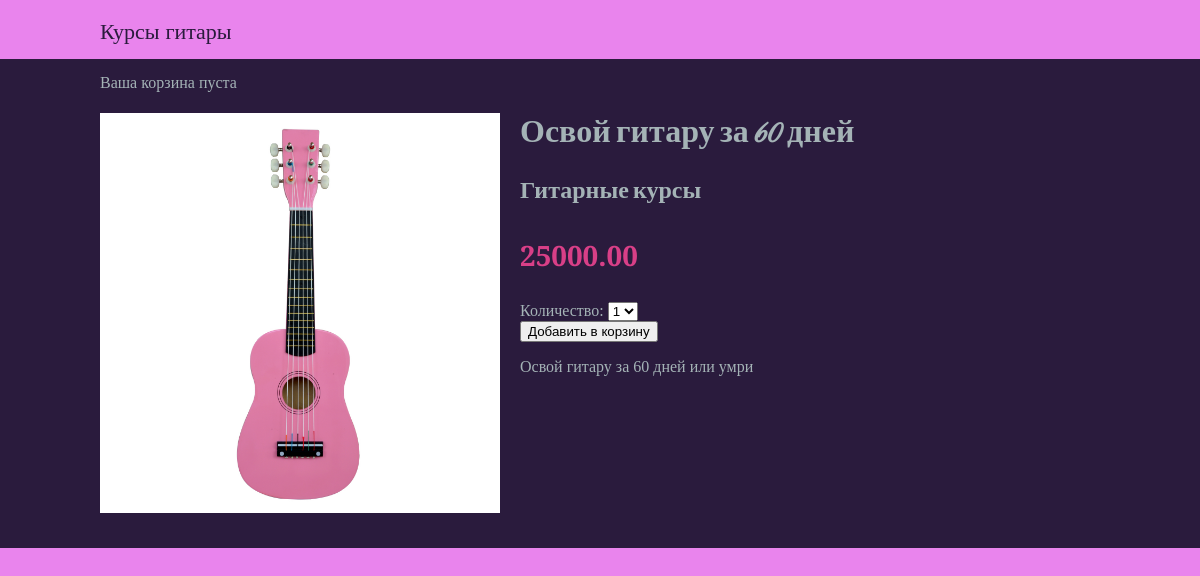
Screenshot of /3/osvoj-gitaru-za-60-dnej/ with the database file from the repository.
### cources/models.py (models this page shows, shortened)
class Course(models.Model):
    category = models.ForeignKey(Category, related_name='cources', on_delete=models.CASCADE, blank=True)
    name = models.CharField(max_length=250)
    slug = models.SlugField(max_length=200)
    image = models.ImageField(upload_to='courses/%Y/%m/%d', blank=True)
    description = models.TextField(blank=True)
    price = models.DecimalField(max_digits=8, decimal_places=2)
    available = models.BooleanField(default=True)
    created = models.DateTimeField(auto_now_add=True)
    updated = models.DateTimeField(auto_now=True)
    stock = models.PositiveIntegerField()
    class Meta:
        ordering =('name',)

class Category(models.Model):
    name = models.CharField(max_length=200)
    slug = models.SlugField(max_length=200)
    class Meta:
        ordering = ('name',)
        verbose_name = 'category'
        verbose_name_plural = 'categories'
    def __str__(self):
        return self.name
    def get_absolute_url(self):
        return reverse('cources:course_list_by_category',
                       args=[self.slug])

### cources/views.py (the view)
# urls.py: path('<int:id>/<slug:slug>/', views.course_detail, name='course_detail'),
def course_detail(request, id, slug):
    course = get_object_or_404(Course, id=id, slug= slug, available = True)
    cart_course_form = CartAddCourseForm()
    return render(request,
                  'cources/course/detail.html',
                  {'course':course,
                   'cart_course_form':cart_course_form})

### cart/forms.py
class CartAddCourseForm(forms.Form):
    quantity = forms.TypedChoiceField(choices=COURSE_QUANTITY_CHOISES, label = "Количество", coerce=int)
    override = forms.BooleanField(required=False, initial=False, widget=forms.HiddenInput)

### cart/cart.py (called while the page is built)
    def __len__(self):
        return sum(item['quantity'] for item in self.cart.values())

### cart/context_processors.py (called while the page is built)
def cart(request):
    return{'cart':Cart(request)}

### cources/templates/cources/course/detail.html (shortened to what this page needs)
{% extends "cources/base.html" %}
{% load static %}
{% block content %}
<div class="course-detail">
    <img src="{% if course.image %}{{ course.image.url }}{% else %}{% static "img/no_image.png" %}{% endif %}">
    <h1>{{course.name}}</h1>
    <h2>
        <a href="{{course.category.get_absolute_url}}">
            {{course.category}}
        </a>
    </h2>
    <p class="price"> {{course.price}}</p>
    <form action="{% url "cart:cart_add" course.id %}" method ="post">
        {{cart_course_form}}
        <input type="submit" value="Добавить в корзину">
    </form>
    {{course.description|linebreaks}}
</div>
{% endblock %}

### cources/static/css/base.css (style rules this page uses)
body { background: #e25ce7bf; margin:0; padding:0; font-family:"Playfair Display", serif; font-style: normal; }
h1, h2, h3, h4, h5, h6 { font-family:"Great Vibes", cursive; font-style: normal; }
a { text-decoration: none; color:#a4b3b6; }
.course-detail .price { color:#d83f87; font-size:28px; font-weight:bold; }
.course-detail img { width: 40%; float: left; padding: 0 20px 20px 0; }

### rows the page displays
Course: image (picture), name "Освой гитару за 60 дней", category "Гитарные курсы", price "25000.00", description "Освой гитару за 60 дней или умри"
